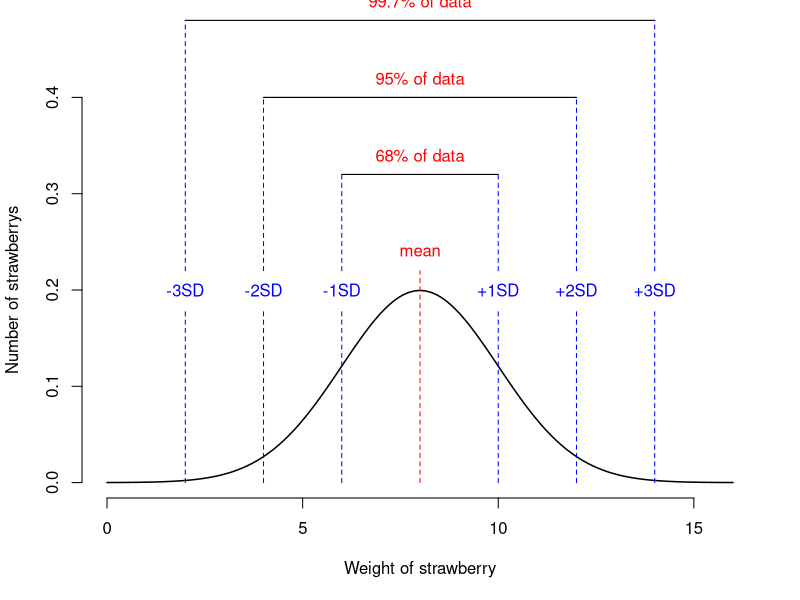

This chart was generated by the following R code:


# plot normal distribution with lines for 68-95-99.7 rule ----
x <- seq(0, 16, by = .01)
y <- dnorm(x, mean = 8, sd = 2.0)

#png(file = "01_NormalDistribution.png", units="in", width=7, height=4, res=150)

par(xpd=TRUE) # this seems to let you draw outside the main plot
plot(x,y,'l', xlab="Weight of strawberry", ylab="Number of strawberrys", ylim = c(0, 0.4), frame.plot = FALSE, lwd = 1.5)
lines(c(8, 8),c(0, 0.22), col = "red", lty = "dashed")
text(8,0.24,'mean',col = "red")

lines(c(2, 2),c(0, 0.18),col = "blue", lty = "dashed")
lines(c(4, 4),c(0, 0.18),col = "blue", lty = "dashed")
lines(c(6, 6),c(0, 0.18),col = "blue", lty = "dashed")
lines(c(10, 10),c(0, 0.18),col = "blue", lty = "dashed")
lines(c(12, 12),c(0, 0.18),col = "blue", lty = "dashed")
lines(c(14, 14),c(0, 0.18),col = "blue", lty = "dashed")

text(2,0.2,'-3SD',col = "blue")
text(4,0.2,'-2SD',col = "blue")
text(6,0.2,'-1SD',col = "blue")
text(10,0.2,'+1SD',col = "blue")
text(12,0.2,'+2SD',col = "blue")
text(14,0.2,'+3SD',col = "blue")

lines(c(6, 10),c(0.32, 0.32),col = "black", lwd = 1.1)
lines(c(4, 12),c(0.40, 0.40),col = "black", lwd = 1.1)
lines(c(2, 14),c(0.48, 0.48),col = "black", lwd = 1.1)
text(8,0.34,'68% of data',col = "red")
text(8,0.42,'95% of data',col = "red")
text(8,0.50,'99.7% of data',col = "red")

lines(c(2, 2),c(0.22, 0.48),col = "blue", lty = "dashed")
lines(c(4, 4),c(0.22, 0.40),col = "blue", lty = "dashed")
lines(c(6, 6),c(0.22, 0.32),col = "blue", lty = "dashed")
lines(c(10, 10),c(0.22, 0.32),col = "blue", lty = "dashed")
lines(c(12, 12),c(0.22, 0.40),col = "blue", lty = "dashed")
lines(c(14, 14),c(0.22, 0.48),col = "blue", lty = "dashed")

#dev.off()